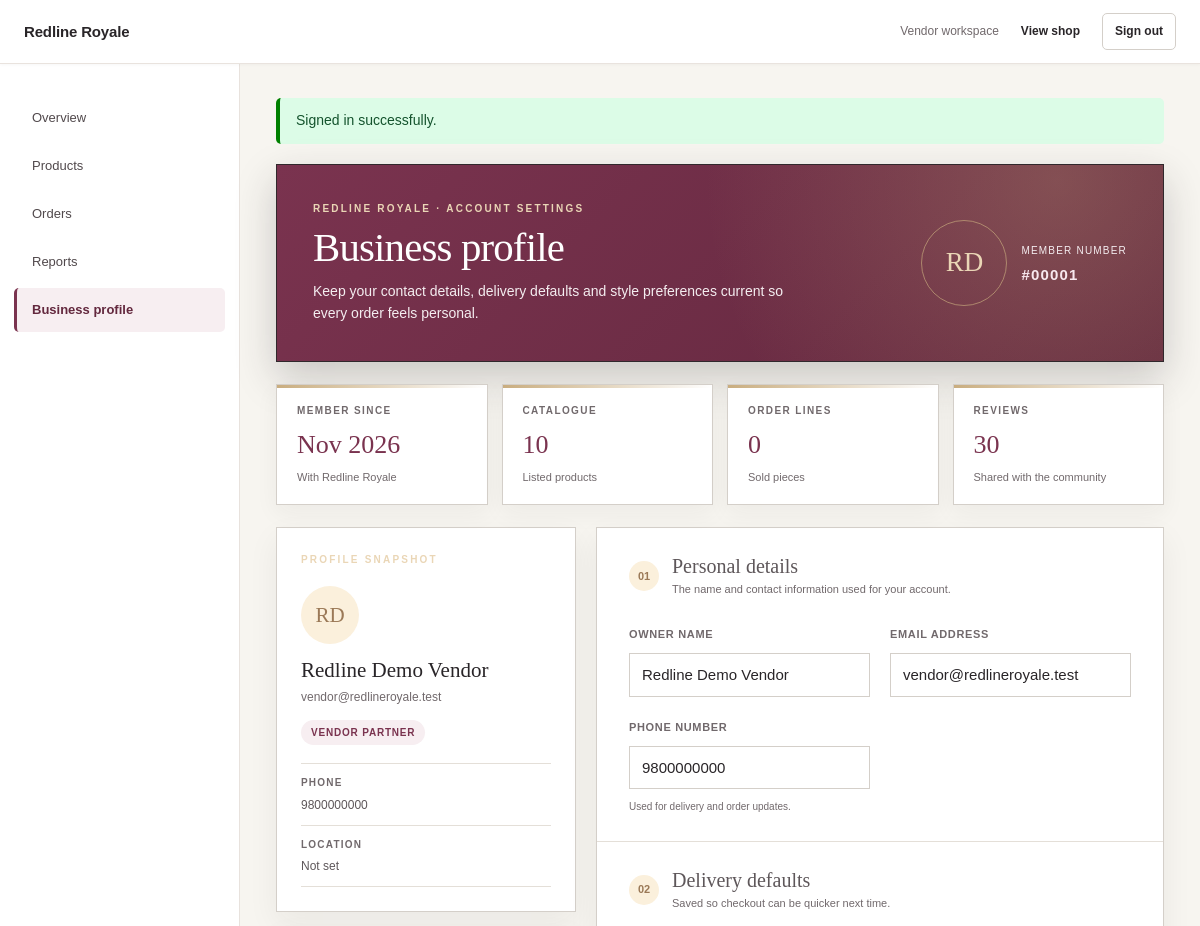
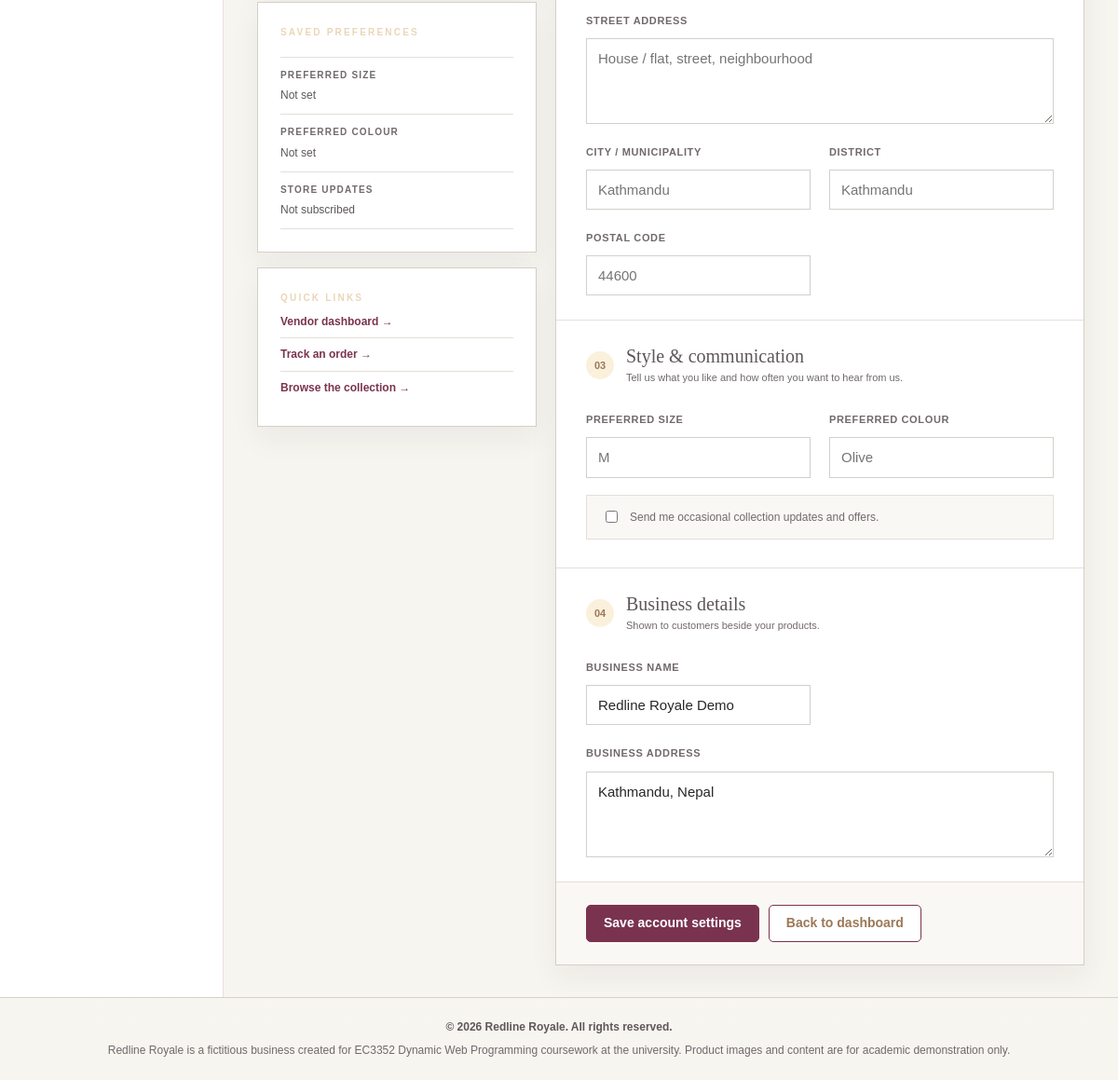
The app's page /profile.php (signed in) with its own data (2 pictures, top to bottom).
### tables this page shows
CREATE TABLE users (
  user_id INT UNSIGNED AUTO_INCREMENT PRIMARY KEY,
  full_name VARCHAR(120) NOT NULL,
  email VARCHAR(190) NOT NULL UNIQUE,
  phone VARCHAR(40) NULL,
  address VARCHAR(255) NULL,
  city VARCHAR(80) NULL,
  district VARCHAR(80) NULL,
  postal_code VARCHAR(20) NULL,
  preferred_size VARCHAR(40) NULL,
  preferred_colour VARCHAR(80) NULL,
  updates_opt_in TINYINT(1) NOT NULL DEFAULT 0,
  password_hash VARCHAR(255) NOT NULL,
  role ENUM('customer','vendor','admin')
    NOT NULL DEFAULT 'customer',
  created_at TIMESTAMP NOT NULL
    DEFAULT CURRENT_TIMESTAMP
);

CREATE TABLE vendor_profiles (
  profile_id INT UNSIGNED AUTO_INCREMENT PRIMARY KEY,
  user_id INT UNSIGNED NOT NULL UNIQUE,
  business_name VARCHAR(160) NOT NULL,
  owner_name VARCHAR(120) NOT NULL,
  phone VARCHAR(30) NOT NULL,
  address VARCHAR(500) NOT NULL,
  FOREIGN KEY (user_id) REFERENCES users(user_id) ON DELETE CASCADE
);

### includes/bootstrap.php (called while the page is built, shortened)
<?php
function e($value) { return htmlspecialchars((string)$value, ENT_QUOTES, 'UTF-8'); }
function signed_in() { return $_SESSION['user'] ?? null; }

### public/profile.php (the view, shortened to what this page needs)
<?php
require_once __DIR__.'/../includes/bootstrap.php';
$user = signed_in();
$userId = (int)$user['user_id'];
$isVendor = $user['role'] === 'vendor';
$st = $pdo->prepare('SELECT * FROM users WHERE user_id=?');
$st->execute([$userId]);
$account = $st->fetch() ?: $user;
$profile = [];
if ($isVendor) {
    $st = $pdo->prepare('SELECT business_name, owner_name, phone, address AS business_address FROM vendor_profiles WHERE user_id=?');
    $st->execute([$userId]);
    $profile = $st->fetch() ?: [];
}
if ($isVendor) {
    $st = $pdo->prepare('SELECT COUNT(*) FROM products WHERE vendor_id=?');
    $st->execute([$userId]);
    $primaryCount = (int)$st->fetchColumn();
    $st = $pdo->prepare('SELECT COUNT(*) FROM order_items WHERE vendor_id=?');
    $st->execute([$userId]);
    $secondaryCount = (int)$st->fetchColumn();
    $st = $pdo->prepare('SELECT COUNT(*) FROM reviews r JOIN products p ON p.product_id=r.product_id WHERE p.vendor_id=?');
    $st->execute([$userId]);
    $reviewCount = (int)$st->fetchColumn();
}
$contactPhone = (string)($account['phone'] ?? '');
if ($isVendor && $contactPhone === '') $contactPhone = (string)($profile['phone'] ?? '');
$fullAddress = array_filter([$account['address'] ?? '', $account['city'] ?? '', $account['district'] ?? '', $account['postal_code'] ?? ''], static fn($value) => trim((string)$value) !== '');
$initials = '';
foreach (preg_split('/\s+/u', trim((string)$account['full_name'])) as $part) {
    if ($part !== '') $initials .= mb_strtoupper(mb_substr($part, 0, 1));
}
$initials = mb_substr($initials, 0, 2) ?: 'RR';
include __DIR__.'/../includes/header.php';
?>
<section class="account-hero">
  <div class="account-hero-copy">
    <p class="account-kicker">Redline Royale · Account settings</p>
    <h1><?= $isVendor ? 'Business profile' : 'Customer profile' ?></h1>
    <p>Keep your contact details, delivery defaults and style preferences current so every order feels personal.</p>
  </div>
  <div class="account-identity">
    <span class="account-monogram" aria-hidden="true"><?=e($initials)?></span>
    <div><small>Member number</small><strong>#<?=str_pad((string)$userId, 5, '0', STR_PAD_LEFT)?></strong></div>
  </div>
</section>
<div class="account-stats" aria-label="Account summary">
  <article class="account-stat"><span>Member since</span><strong><?=e(date('M Y', strtotime((string)($account['created_at'] ?? 'now'))))?></strong><small>With Redline Royale</small></article>
  <?php if ($isVendor): ?>
    <article class="account-stat"><span>Catalogue</span><strong><?=$primaryCount?></strong><small>Listed products</small></article>
    <article class="account-stat"><span>Order lines</span><strong><?=$secondaryCount?></strong><small>Sold pieces</small></article>
  <?php else: ?>
    <article class="account-stat"><span>Orders</span><strong><?=$primaryCount?></strong><small>Placed so far</small></article>
    <article class="account-stat"><span>Order value</span><strong>Rs. <?=number_format($orderValue, 0)?></strong><small>Lifetime total</small></article>
  <?php endif; ?>
  <article class="account-stat"><span>Reviews</span><strong><?=$reviewCount?></strong><small>Shared with the community</small></article>
</div>
<div class="account-layout">
  <aside class="account-side">
    <section class="account-card account-profile-card">
      <p class="account-kicker">Profile snapshot</p>
      <div class="account-avatar" aria-hidden="true"><?=e($initials)?></div>
      <h2><?=e($account['full_name'])?></h2>
      <p class="account-email"><?=e($account['email'])?></p>
      <span class="account-role"><?= $isVendor ? 'Vendor partner' : 'Customer account' ?></span>
      <dl class="account-mini-facts">
        <div><dt>Phone</dt><dd><?=e($contactPhone !== '' ? $contactPhone : 'Not set')?></dd></div>
        <div><dt>Location</dt><dd><?=e($fullAddress ? implode(', ', $fullAddress) : 'Not set')?></dd></div>
      </dl>
    </section>
    <section class="account-card account-preference-card">
      <p class="account-kicker">Saved preferences</p>
      <dl class="account-mini-facts">
        <div><dt>Preferred size</dt><dd><?=e(($account['preferred_size'] ?? '') ?: 'Not set')?></dd></div>
        <div><dt>Preferred colour</dt><dd><?=e(($account['preferred_colour'] ?? '') ?: 'Not set')?></dd></div>
        <div><dt>Store updates</dt><dd><?= !empty($account['updates_opt_in']) ? 'Subscribed' : 'Not subscribed' ?></dd></div>
      </dl>
    </section>
    <section class="account-card account-help-card">
      <p class="account-kicker">Quick links</p>
      <a href="<?= $isVendor ? 'vendor-dashboard.php' : 'customer-dashboard.php' ?>"><?= $isVendor ? 'Vendor dashboard' : 'My orders and dashboard' ?> →</a>
      <a href="order-tracking.php">Track an order →</a>
      <a href="home.php">Browse the collection →</a>
    </section>
  </aside>
  <form class="account-card account-form" method="post">
    <section class="account-section">
      <div class="account-section-heading"><span>01</span><div><h2>Personal details</h2><p>The name and contact information used for your account.</p></div></div>
      <div class="fields">
        <div><label for="full-name"><?= $isVendor ? 'Owner name' : 'Full name' ?></label><input id="full-name" name="full_name" value="<?=e($account['full_name'])?>" maxlength="120" required></div>
        <div><label for="email">Email address</label><input id="email" name="email" type="email" value="<?=e($account['email'])?>" maxlength="190" required></div>
        <div><label for="phone">Phone number</label><input id="phone" name="phone" value="<?=e($contactPhone)?>" maxlength="30" placeholder="98XXXXXXXX" <?= $isVendor ? 'required' : '' ?>><small>Used for delivery and order updates.</small></div>
      </div>
    </section>
    <section class="account-section">
      <div class="account-section-heading"><span>02</span><div><h2>Delivery defaults</h2><p>Saved so checkout can be quicker next time.</p></div></div>
      <div class="fields">
        <div class="account-full"><label for="address">Street address</label><textarea id="address" name="address" maxlength="255" placeholder="House / flat, street, neighbourhood"><?=e($account['address'] ?? '')?></textarea></div>
        <div><label for="city">City / municipality</label><input id="city" name="city" value="<?=e($account['city'] ?? '')?>" maxlength="80" placeholder="Kathmandu"></div>
        <div><label for="district">District</label><input id="district" name="district" value="<?=e($account['district'] ?? '')?>" maxlength="80" placeholder="Kathmandu"></div>
        <div><label for="postal-code">Postal code</label><input id="postal-code" name="postal_code" value="<?=e($account['postal_code'] ?? '')?>" maxlength="20" placeholder="44600"></div>
      </div>
    </section>
    <section class="account-section">
      <div class="account-section-heading"><span>03</span><div><h2>Style & communication</h2><p>Tell us what you like and how often you want to hear from us.</p></div></div>
      <div class="fields">
        <div>
          <label for="preferred-size">Preferred size</label>
          <input id="preferred-size" name="preferred_size" list="account-sizes" value="<?=e($account['preferred_size'] ?? '')?>" maxlength="40" placeholder="M">
        </div>
        <div>
          <label for="preferred-colour">Preferred colour</label>
          <input id="preferred-colour" name="preferred_colour" list="account-colours" value="<?=e($account['preferred_colour'] ?? '')?>" maxlength="80" placeholder="Olive">
        </div>
      </div>
      <label class="account-check"><input type="checkbox" name="updates_opt_in" value="1" <?= !empty($account['updates_opt_in']) ? 'checked' : '' ?>><span>Send me occasional collection updates and offers.</span></label>
    </section>
    <?php if ($isVendor): ?>
    <section class="account-section">
      <div class="account-section-heading"><span>04</span><div><h2>Business details</h2><p>Shown to customers beside your products.</p></div></div>
      <div class="fields">
        <div><label for="business-name">Business name</label><input id="business-name" name="business_name" value="<?=e($profile['business_name'] ?? '')?>" maxlength="160" required></div>
        <div class="account-full"><label for="business-address">Business address</label><textarea id="business-address" name="business_address" maxlength="500" required><?=e($profile['business_address'] ?? '')?></textarea></div>
      </div>
    </section>
    <?php endif; ?>
    <p class="account-actions"><button type="submit">Save account settings</button><a class="button button-secondary" href="<?= $isVendor ? 'vendor-dashboard.php' : 'customer-dashboard.php' ?>">Back to dashboard</a></p>
  </form>
</div>
<?php include __DIR__.'/../includes/footer.php'; ?>

### records on screen
users: created_at "Nov 2026", full_name "Redline Demo Vendor", email "vendor@redlineroyale.test", preferred_size "Not set", preferred_colour "Not set"
vendor_profiles: phone "9800000000", business_name "Redline Royale Demo", business_address "Kathmandu, Nepal"

### other values on screen
$label "Overview"
$label "Products"
$label "Orders"
$label "Reports"
$label "Business profile"
$notice "Signed in successfully."
$initials "RD"
str_pad((string)$userId, 5, '0', STR_PAD_LEFT) "00001"
$primaryCount "10"
$secondaryCount "0"
$reviewCount "30"
$fullAddress ? implode(', ', $fullAddress) : 'Not set' "Not set"
